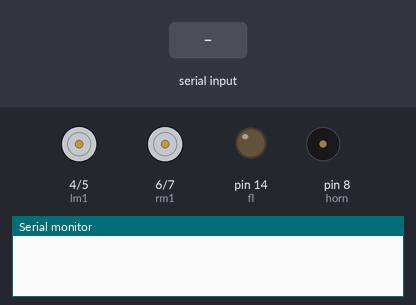
The sketch below on a simulated Arduino Uno, built with avr-gcc and run on an emulated ATmega328P. On the bench: motor-driver pin pairs drawn as motors (green arrow = first pin HIGH = forward, orange = second pin HIGH = backward, longer = more drive, scaled by the enable pin), output pins drawn as LEDs (lit = HIGH), buzzer (waves = sounding, pin HIGH), the last lines printed to the serial monitor. The test bench sets the inputs (shaded band).

Above: at 1.2 s.
1.3 s: "F" received over Serial
At 2.3 s:
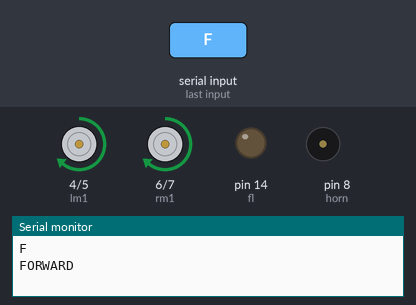
2.8 s: "B" received over Serial
At 3.4 s:
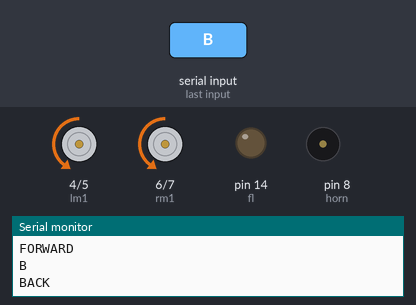
4.3 s: "R" received over Serial
At 4.6 s:
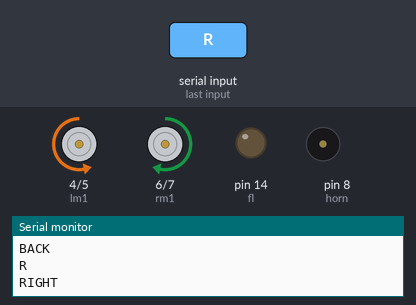
5.8 s: "L" received over Serial
At 6.9 s:
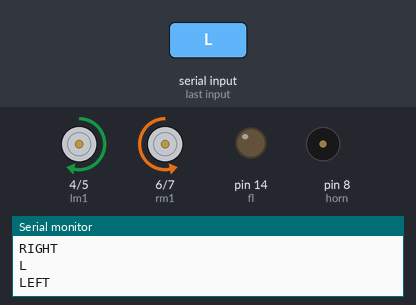
7.3 s: "V" received over Serial
At 8.2 s:
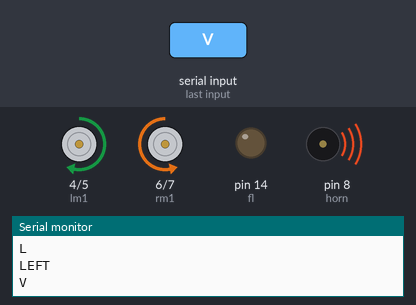
8.8 s: "W" received over Serial
At 9.3 s:
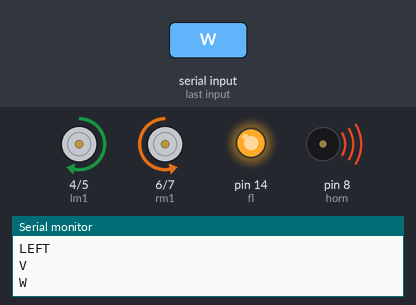
Timing chart, 0 to 11.3 s (numbered marks = the images above; inputs shaded):
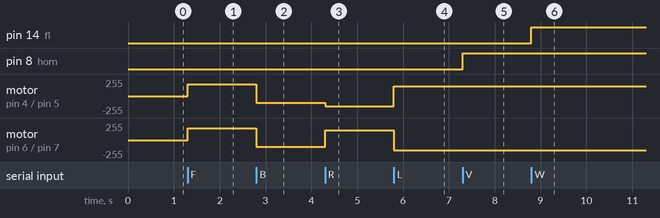

The sketch:

BT_Controlled_car_Enabled.ino
```cpp
/***************************BLUETOOTH CONTROLLED CAR CODE**************************/

//Declare the arduino pins

int lm1 = 4;
int lm2 = 5;
int rm1 = 6;
int rm2 = 7;


//Enable Pin
int enA = 3;
int enB = 10;

int fl = 14;//A0
//int bl = A1;
int horn = 8;

void setup()
{
  //initlize the mode of the pins
   pinMode(lm1,OUTPUT);
   pinMode(lm2,OUTPUT);
   pinMode(rm1,OUTPUT);
   pinMode(rm2,OUTPUT);
   pinMode(enA,OUTPUT);
   pinMode(enB,OUTPUT);

   pinMode(horn,OUTPUT);
   pinMode(fl,OUTPUT);
   //pinMode(bl,OUTPUT);

   //set the serial communication rate
  Serial.begin(9600);
}

void demoOne()
{
  // this function will run the motors in both directions at a fixed speed
  // turn on motor A
  digitalWrite(lm1, HIGH);
  digitalWrite(lm2, LOW);
  // set speed to 200 out of possible range 0~255
  analogWrite(enA, 180);
  // turn on motor B
  digitalWrite(rm1, HIGH);
  digitalWrite(rm2, LOW);
  // set speed to 200 out of possible range 0~255
  analogWrite(enB, 180);
  delay(10);
}
//Backwards
void demoTwo()
{
  // this function will run the motors in both directions at a fixed speed
  // turn on motor A
  digitalWrite(lm1, LOW);
  digitalWrite(lm2, HIGH);
  // set speed to 200 out of possible range 0~255
  analogWrite(enA, 100);
  // turn on motor B
  digitalWrite(rm1, LOW);
  digitalWrite(rm2, HIGH);
  // set speed to 200 out of possible range 0~255
  analogWrite(enB, 100);
  delay(10);
}
//Right
void demoThree()
{
  // this function will run the motors in both directions at a fixed speed
  // turn on motor A
  digitalWrite(lm1, LOW);
  digitalWrite(lm2, HIGH);
  // set speed to 200 out of possible range 0~255
  analogWrite(enA, 150);
  // turn on motor B
  digitalWrite(rm1, HIGH);
  digitalWrite(rm2, LOW);
  // set speed to 200 out of possible range 0~255
  analogWrite(enB, 150);
  delay(10);
}
//Right
void demoFour()
{
  // this function will run the motors in both directions at a fixed speed
  // turn on motor A
  digitalWrite(lm1, HIGH);
  digitalWrite(lm2, LOW);
  // set speed to 200 out of possible range 0~255
  analogWrite(enA, 150);
  // turn on motor B
  digitalWrite(rm1, LOW);
  digitalWrite(rm2, HIGH);
  // set speed to 200 out of possible range 0~255
  analogWrite(enB, 150);
  delay(10);
}
void loop()
{
  //check whether arduino is reciving signal or not
  while(Serial.available() == 0);
  char val = Serial.read() ;//reads the signal
  Serial.println(val);

  /*********For Forward motion*********/

  if (val == 'F')
  {
    Serial.println("FORWARD");


    demoOne();
    delay(1);

  }


    /*********For Backward Motion*********/
  else if(val == 'B')
  {
  Serial.println("BACK");


    demoTwo();
    delay(1);


  }
   /*********Right*********/
  else if(val == 'R')
  {
  Serial.println("RIGHT");

      demoThree();
      delay(1);

  }
   /*********Left*********/
  else if(val == 'L')
  {
   Serial.println("LEFT");

    demoFour();
    delay(1);


  }
   /*********Horn*********/
 else if(val == 'V')
  {
  digitalWrite(horn,HIGH);
  }
  else if(val == 'v')
  {
   digitalWrite(horn,LOW);
  }

  /*********Front Lights*********/
  else if(val == 'W')
  {
  digitalWrite(fl,HIGH);
  }
  else if(val == 'w')
  {
  digitalWrite(fl,LOW);
  }
  /*********Back Lights*********/
  else if(val == 'U')
  {
   // digitalWrite(bl,HIGH);
  }
  else if(val == 'u')
  {
   // digitalWrite(bl,LOW);
  }
  /*********STOP*********/
  else
  {
  //Serial.println(val); //Invalid!!!
     digitalWrite(lm1,LOW);  digitalWrite(rm1,LOW);
    digitalWrite(lm2,LOW);       digitalWrite(rm2,LOW);

  }
  Serial.flush();
  delay(1);
}
```

Measured:
- after the input at 1.3 s, motor on pin 4 (lm1) / pin 5 (lm2), motor on pin 6 (rm1) / pin 7 (rm2): stopped → forward 180/255 at once
- after the input at 2.8 s, motor on pin 4 (lm1) / pin 5 (lm2), motor on pin 6 (rm1) / pin 7 (rm2): forward 180/255 → backward 100/255 at once
- after the input at 4.3 s, motor on pin 4 (lm1) / pin 5 (lm2): backward 100/255 → backward 150/255 at once; motor on pin 6 (rm1) / pin 7 (rm2): backward 100/255 → forward 150/255 at once
- after the input at 5.8 s, motor on pin 4 (lm1) / pin 5 (lm2): backward 150/255 → forward 150/255 at once; motor on pin 6 (rm1) / pin 7 (rm2): forward 150/255 → backward 150/255 at once
- after the input at 7.3 s, pin 8 (horn): LOW → HIGH at once
- after the input at 8.8 s, pin 14 (fl): LOW → HIGH at once
